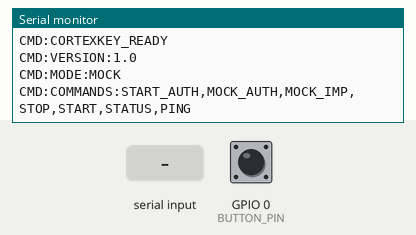
This sketch was run on a simulated ESP32. Parts: the last lines printed to the serial monitor. The inputs (shaded band) are chosen by the test bench; at power-on: GPIO 0 (BUTTON_PIN) HIGH (analog values on the 0–4095 scale). Random numbers use the default seed unless the sketch sets one.

Above: at 1.2 s.
1.3 s: GPIO 0 (BUTTON_PIN) pulled LOW for 0.15 s
At 2.4 s:
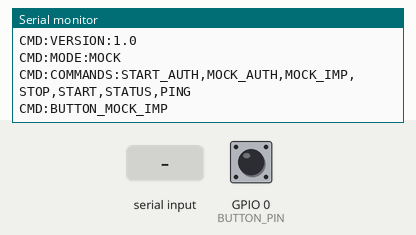
2.9 s: "START_AUTH\n" received over Serial
At 3.7 s:
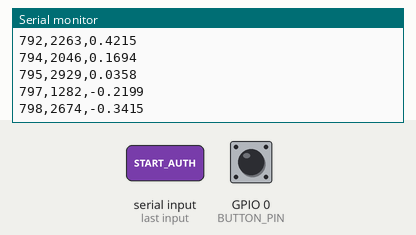
4.4 s: GPIO 0 (BUTTON_PIN) pulled LOW for 1 s
6.9 s: "MOCK_AUTH\n" received over Serial
At 8.1 s:
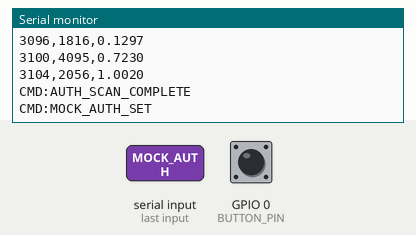
8.4 s: "MOCK_IMP\n" received over Serial
At 9.2 s:
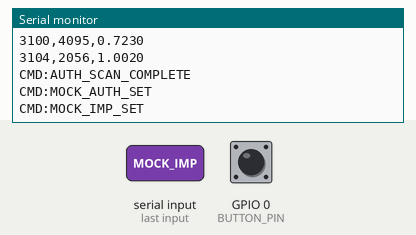
9.9 s: "STOP\n" received over Serial
At 10.3 s:
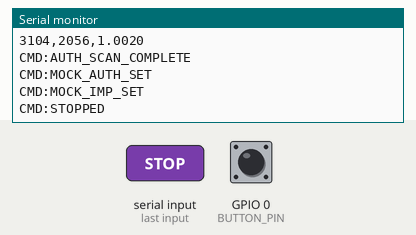
Timing chart, 0 to 12.4 s (numbered marks = the images above; inputs shaded):
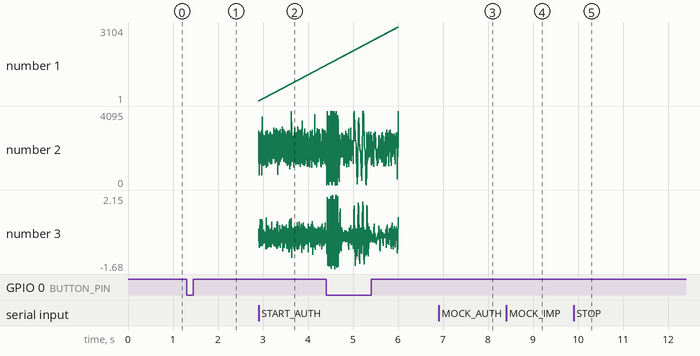

The sketch:

esp32_neural_auth.ino
```cpp
/*
 * CortexKey Neural Authentication System
 * ESP32 Firmware - EEG Acquisition & Mock Data Generator
 *
 * Hardware:
 *   ESP32 DevKit V1
 *   BioAmp EXG Pill → GPIO34 (ADC1_CH6)
 *   Electrodes: Fp1, Fp2 (forehead), REF (mastoid)
 *
 * Serial: 115200 baud
 * Sample Rate: 250 Hz (4ms per sample)
 * Output Format: timestamp,raw_adc,millivolts\n
 *
 * Commands (via Serial):
 *   START_AUTH  → Begin authentication scan
 *   MOCK_AUTH   → Switch to authenticated mock data
 *   MOCK_IMP   → Switch to impostor mock data
 *   STOP        → Stop streaming
 *
 * To switch from mock to real sensor, change USE_MOCK_DATA to false.
 */

// ============================================================
// CONFIG
// ============================================================
#define USE_MOCK_DATA    true   // ← Set to false when real sensor arrives
#define EEG_PIN          34     // GPIO34 (ADC1_CH6)
#define SAMPLE_RATE      250    // Hz
#define SAMPLE_INTERVAL  4000   // microseconds (1000000 / 250)
#define SERIAL_BAUD      115200
#define BUTTON_PIN       0      // BOOT button on most ESP32 boards

// Filter coefficients (2nd order IIR)
// 50Hz Notch filter (Q=30, fs=250)
#define NOTCH_B0  0.9694f
#define NOTCH_B1 -1.2727f
#define NOTCH_B2  0.9694f
#define NOTCH_A1 -1.2727f
#define NOTCH_A2  0.9388f

// Bandpass 5-30Hz (Butterworth 2nd order, fs=250)
#define BP_B0  0.1311f
#define BP_B1  0.0f
#define BP_B2 -0.1311f
#define BP_A1 -1.4894f
#define BP_A2  0.7378f

// ============================================================
// STATE
// ============================================================
enum Mode {
  MODE_IDLE,
  MODE_STREAMING,
  MODE_AUTH
};

enum MockType {
  MOCK_AUTHENTICATED,
  MOCK_IMPOSTOR
};

Mode currentMode = MODE_IDLE;
MockType mockType = MOCK_AUTHENTICATED;

unsigned long sampleCount = 0;
unsigned long startTime = 0;
unsigned long lastSampleMicros = 0;

// Filter state variables
float notch_x1 = 0, notch_x2 = 0, notch_y1 = 0, notch_y2 = 0;
float bp_x1 = 0, bp_x2 = 0, bp_y1 = 0, bp_y2 = 0;

// Button debounce
unsigned long lastButtonPress = 0;
#define DEBOUNCE_MS 300

// ============================================================
// MOCK DATA GENERATION
// ============================================================

/**
 * Generate realistic EEG for an "authenticated" user.
 * Strong Alpha (10Hz) + moderate Beta (20Hz) + low noise.
 * This mimics a relaxed, eyes-closed EEG with a clear Alpha peak.
 */
float generateAuthEEG(float t) {
  // Alpha rhythm (10Hz) — dominant in relaxed state
  float alpha = 2.5f * sin(2.0f * PI * 10.0f * t);

  // Beta rhythm (20Hz) — moderate cognitive activity
  float beta = 1.2f * sin(2.0f * PI * 20.0f * t);

  // Sub-harmonics for realism
  float theta = 0.6f * sin(2.0f * PI * 6.0f * t);

  // Biological noise
  float noise = 0.3f * (random(-100, 101) / 100.0f);

  // Slight amplitude modulation (breathing artifact ~0.3Hz)
  float modulation = 1.0f + 0.1f * sin(2.0f * PI * 0.3f * t);

  return (alpha + beta + theta) * modulation + noise;
}

/**
 * Generate noisy EEG for an "impostor" — no coherent frequency peaks.
 */
float generateImpostorEEG(float t) {
  // Mostly random noise
  float noise = 1.5f * (random(-100, 101) / 100.0f);

  // Very weak, inconsistent oscillations
  float weak_signal = 0.3f * sin(2.0f * PI * 7.3f * t + random(0, 628) / 100.0f);

  // Muscle artifact bursts
  float muscle = 0.0f;
  if (random(0, 100) < 5) {
    muscle = 2.0f * (random(-100, 101) / 100.0f);
  }

  return noise + weak_signal + muscle;
}

/**
 * Get a mock sample based on current mode.
 */
float getMockSample(float t) {
  if (mockType == MOCK_AUTHENTICATED) {
    return generateAuthEEG(t);
  } else {
    return generateImpostorEEG(t);
  }
}

// ============================================================
// REAL SENSOR READING
// ============================================================

/**
 * Read from the BioAmp EXG Pill sensor on GPIO34.
 * Returns value in millivolts.
 */
float readRealSensor() {
  int raw = analogRead(EEG_PIN);
  // ESP32 ADC: 12-bit (0-4095), 0-3.3V range
  float millivolts = (raw / 4095.0f) * 3300.0f;
  // Center around 0 (remove DC offset, assuming ~1650mV midpoint)
  millivolts -= 1650.0f;
  // Scale to typical EEG range (microvolts → millivolts display)
  return millivolts * 0.01f;  // Adjust gain as needed
}

// ============================================================
// SIGNAL PROCESSING (On-device)
// ============================================================

/**
 * Apply 50Hz notch filter (IIR biquad).
 */
float applyNotchFilter(float x) {
  float y = NOTCH_B0 * x + NOTCH_B1 * notch_x1 + NOTCH_B2 * notch_x2
            - NOTCH_A1 * notch_y1 - NOTCH_A2 * notch_y2;
  notch_x2 = notch_x1;
  notch_x1 = x;
  notch_y2 = notch_y1;
  notch_y1 = y;
  return y;
}

/**
 * Apply 5-30Hz bandpass filter (IIR biquad).
 */
float applyBandpassFilter(float x) {
  float y = BP_B0 * x + BP_B1 * bp_x1 + BP_B2 * bp_x2
            - BP_A1 * bp_y1 - BP_A2 * bp_y2;
  bp_x2 = bp_x1;
  bp_x1 = x;
  bp_y2 = bp_y1;
  bp_y1 = y;
  return y;
}

/**
 * Reset filter states (call when starting new scan).
 */
void resetFilters() {
  notch_x1 = notch_x2 = notch_y1 = notch_y2 = 0;
  bp_x1 = bp_x2 = bp_y1 = bp_y2 = 0;
}

// ============================================================
// SERIAL COMMAND HANDLER
// ============================================================

void handleSerialCommand() {
  if (Serial.available()) {
    String cmd = Serial.readStringUntil('\n');
    cmd.trim();
    cmd.toUpperCase();

    if (cmd == "START_AUTH") {
      currentMode = MODE_AUTH;
      sampleCount = 0;
      startTime = millis();
      resetFilters();
      Serial.println("CMD:AUTH_STARTED");
    }
    else if (cmd == "MOCK_AUTH") {
      mockType = MOCK_AUTHENTICATED;
      Serial.println("CMD:MOCK_AUTH_SET");
    }
    else if (cmd == "MOCK_IMP") {
      mockType = MOCK_IMPOSTOR;
      Serial.println("CMD:MOCK_IMP_SET");
    }
    else if (cmd == "STOP") {
      currentMode = MODE_IDLE;
      Serial.println("CMD:STOPPED");
    }
    else if (cmd == "START") {
      currentMode = MODE_STREAMING;
      sampleCount = 0;
      startTime = millis();
      resetFilters();
      Serial.println("CMD:STREAMING_STARTED");
    }
    else if (cmd == "STATUS") {
      Serial.print("CMD:STATUS:");
      Serial.print(currentMode == MODE_IDLE ? "IDLE" :
                    currentMode == MODE_STREAMING ? "STREAMING" : "AUTH");
      Serial.print(",MOCK:");
      Serial.println(mockType == MOCK_AUTHENTICATED ? "AUTH" : "IMP");
    }
    else if (cmd == "PING") {
      Serial.println("CMD:PONG");
    }
  }
}

// ============================================================
// BUTTON HANDLER (Toggle mock mode)
// ============================================================

void handleButton() {
  if (digitalRead(BUTTON_PIN) == LOW) {
    if (millis() - lastButtonPress > DEBOUNCE_MS) {
      lastButtonPress = millis();
      // Toggle mock type
      if (mockType == MOCK_AUTHENTICATED) {
        mockType = MOCK_IMPOSTOR;
        Serial.println("CMD:BUTTON_MOCK_IMP");
      } else {
        mockType = MOCK_AUTHENTICATED;
        Serial.println("CMD:BUTTON_MOCK_AUTH");
      }
    }
  }
}

// ============================================================
// SETUP
// ============================================================

void setup() {
  Serial.begin(SERIAL_BAUD);
  while (!Serial) { delay(10); }

  // Configure ADC
  analogReadResolution(12);  // 12-bit ADC
  analogSetAttenuation(ADC_11db);  // Full 0-3.3V range
  pinMode(EEG_PIN, INPUT);

  // Button
  pinMode(BUTTON_PIN, INPUT_PULLUP);

  // Seed random for mock data
  randomSeed(analogRead(0) ^ micros());

  // Startup message
  Serial.println("CMD:CORTEXKEY_READY");
  Serial.println("CMD:VERSION:1.0");
  Serial.print("CMD:MODE:");
  Serial.println(USE_MOCK_DATA ? "MOCK" : "REAL_SENSOR");
  Serial.println("CMD:COMMANDS:START_AUTH,MOCK_AUTH,MOCK_IMP,STOP,START,STATUS,PING");

  startTime = millis();
  lastSampleMicros = micros();
}

// ============================================================
// MAIN LOOP
// ============================================================

void loop() {
  // Handle incoming commands
  handleSerialCommand();

  // Handle button press
  handleButton();

  // Only sample when in active mode
  if (currentMode == MODE_IDLE) {
    delay(10);  // Save power
    return;
  }

  // Precise timing at 250 Hz
  unsigned long now = micros();
  if (now - lastSampleMicros < SAMPLE_INTERVAL) {
    return;  // Not time yet
  }
  lastSampleMicros += SAMPLE_INTERVAL;

  // Calculate time in seconds
  float t = sampleCount / (float)SAMPLE_RATE;

  // Get sample
  float sample;
  int rawADC;

  if (USE_MOCK_DATA) {
    sample = getMockSample(t);
    // Convert to fake ADC value for consistency
    rawADC = (int)((sample + 3.3f) / 6.6f * 4095.0f);
    rawADC = constrain(rawADC, 0, 4095);
  } else {
    rawADC = analogRead(EEG_PIN);
    sample = (rawADC / 4095.0f) * 3300.0f;
    sample -= 1650.0f;  // Remove DC offset
    sample *= 0.01f;    // Scale to reasonable range
  }

  // Apply filters
  float filtered = applyNotchFilter(sample);
  filtered = applyBandpassFilter(filtered);

  // Output: timestamp_ms, raw_adc, millivolts
  unsigned long timestamp = millis() - startTime;
  Serial.print(timestamp);
  Serial.print(',');
  Serial.print(rawADC);
  Serial.print(',');
  Serial.println(filtered, 4);

  sampleCount++;

  // In AUTH mode, stop after 6 seconds (1500 samples)
  if (currentMode == MODE_AUTH && sampleCount >= 1500) {
    currentMode = MODE_IDLE;
    Serial.println("CMD:AUTH_SCAN_COMPLETE");
  }
}
```

Measured:
- after the input at 1.3 s, the serial monitor: prints a new line at once (image 1)
- after the input at 2.9 s, the serial monitor: prints a new line at once (image 2)
- after the input at 9.9 s, the serial monitor: prints a new line at once (image 5)
